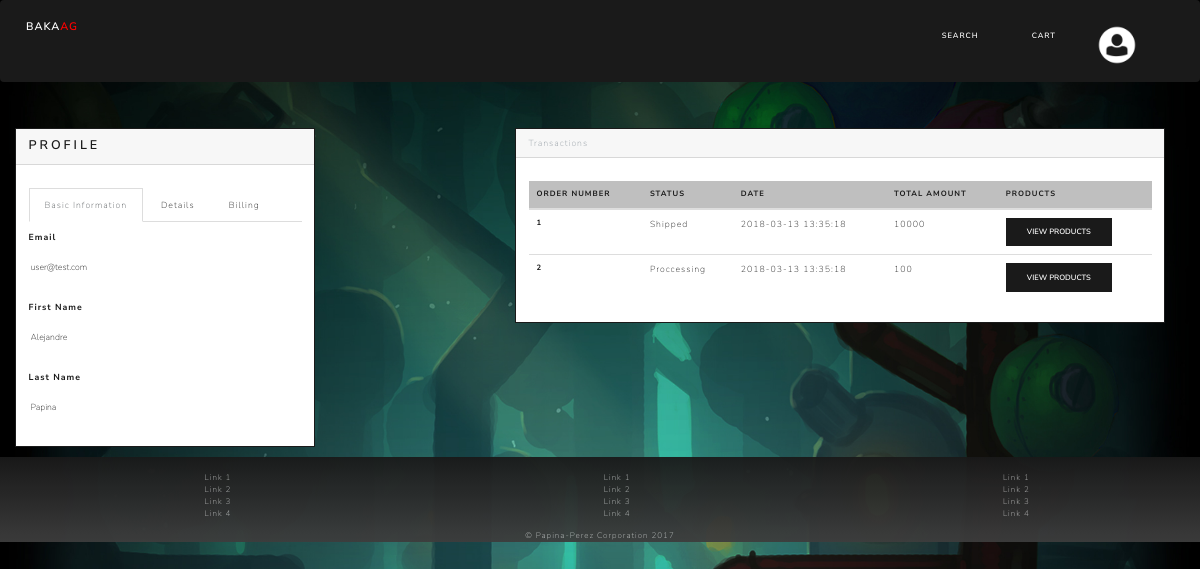
The app's page /viewprofile.php (signed in) with its own data.
### tables this page shows
CREATE TABLE `account` (
  `acc_id` int(9) NOT NULL,
  `acc_email` varchar(700) NOT NULL,
  `acc_pass` varchar(700) NOT NULL,
  `acc_fname` varchar(32) NOT NULL,
  `acc_lname` varchar(32) NOT NULL,
  `acc_type_id` int(11) NOT NULL
);

CREATE TABLE `orders` (
  `order_id` int(11) NOT NULL,
  `acc_id` int(11) NOT NULL,
  `order_total_amt` int(9) NOT NULL,
  `order_product_list` varchar(700) NOT NULL,
  `order_date` timestamp NOT NULL DEFAULT CURRENT_TIMESTAMP,
  `order_status_id` int(11) NOT NULL
);

CREATE TABLE `order_status` (
  `order_status_id` int(11) NOT NULL,
  `order_status_name` varchar(32) NOT NULL
);

### viewprofile.php (the view, shortened to what this page needs)
<?php
include_once("backend/connection.php");
include_once("header.php");
$sql ="SELECT* FROM account,account_details,account_billing,account_address WHERE account.acc_id='".$_SESSION['acc_id']."' AND account.acc_id=account_details.acc_id AND account.acc_id=account_billing.acc_id AND account.acc_id=account_address.acc_id";
$result = $conn->query($sql);
$row = $result->fetch_assoc();
?>
<!DOCTYPE html>
<html>
<head>
	<link rel="stylesheet" type="text/css" href="css/bootstrap.css">
	<link rel="stylesheet" type="text/css" href="css/admin/css/bootstrap.css">
	<link rel="stylesheet" type="text/css" href="css/style_global.css">
</head>
<body>
<br><br>
<div class="container-fluid">
<div class="row container-center">
	<div class="col-lg-5">
	<div class="bs-component">
	<div class="card border-primary mb-3" style="max-width: 30rem;">
  <div class="card-header"><h4>Profile</h4></div>
  <div class="card-body text-primary">
    <p class="card-text">
      <ul class="nav nav-tabs">
        <li class="nav-item">
          <a class="nav-link active show" data-toggle="tab" href="#info">Basic Information</a>
        </li>
        <li class="nav-item">
          <a class="nav-link" data-toggle="tab" href="#details">Details</a>
        </li>
        <li class="nav-item">
          <a class="nav-link" data-toggle="tab" href="#billing">Billing</a>
        </li>
      </ul>
      <div id="myTabContent" class="tab-content">
        <div class="tab-pane fade active show" id="info">
          <div class="form-group row">
            <label for="acc_email" class="col-sm-4 col-form-label">Email</label>
            <div class="col-sm-10">
              <input type="text" readonly="" class="form-control-plaintext" id="acc_email" value="<?php echo $row['acc_email'];?>">
            </div>
          </div>
           <div class="form-group row">
            <label for="acc_fname" class="col-sm-4 col-form-label">First Name</label>
            <div class="col-sm-10">
              <input type="text" readonly="" class="form-control-plaintext" id="acc_fname" value="<?php echo $row['acc_fname'];?>">
            </div>
          </div>
            <div class="form-group row">
            <label for="acc_lname" class="col-sm-4 col-form-label">Last Name</label>
            <div class="col-sm-10">
              <input type="text" readonly="" class="form-control-plaintext" id="acc_lname" value="<?php echo $row['acc_lname'];?>">
            </div>
          </div>
        </div>
      </div>
    </p>
    </div>
  </div>
</div>
</div>
	<div class="col-lg-7 data-container">
	<div class="bs-component">
	<div class="card border-primary mb-3" style="max-width: 65rem;">
  <div class="card-header">Transactions</div>
  <div class="card-body text-primary">
    <p class="card-text">
        <table class="table table-hover">
          <thead>
            <tr class="table-primary">
              <th scope="col">Order Number</th>
              <th scope="col">Status</th>
              <th scope="col">Date</th>
              <th scope="col">Total Amount</th>
              <th scope="col">Products</th>
            </tr>
          </thead>
          <tbody>
            <?php
                $sql = "SELECT * FROM orders,order_status WHERE acc_id='".$_SESSION['acc_id']."' AND orders.order_status_id=order_status.order_status_id";
                $result = $conn->query($sql);
                while($row = $result->fetch_assoc()){
                  echo '
                      <tr>
                        <th scope="row">'.$row['order_id'].'</th>
                        <td>'.$row['order_status_name'].'</td>
                        <td>'.$row['order_date'].'</td>
                        <td>'.$row['order_total_amt'].'</td>
                        <td><button type="button" class="btn btn-primary" data-toggle="modal" data-target="#prodlist-modal-'.$row['order_id'].'">View products</button></td>
                        <div class="modal" id="prodlist-modal-'.$row['order_id'].'">
                          <div class="modal-dialog" role="document">
                            <div class="modal-content">
                              <div class="modal-header">
                                <h5 class="modal-title">Order Number:'.$row['order_id'].'</h5>
                                <button type="button" class="close" data-dismiss="modal" aria-label="Close">
                                  <span aria-hidden="true">&times;</span>
                                </button>
                              </div>
                              <div class="modal-body">';
                              echo' </div>
                              <div class="modal-footer">
                                <button type="button" class="btn btn-secondary" data-dismiss="modal">Close</button>
                              </div>
                            </div>
                          </div>
                        </div>
                      </tr>
                      ';
                }
            ?>
          </tbody>
        </table>
    </p>
    </div>
  </div>
</div>
</div>
</div>
</div>
</body>
</html>
<?php
	include_once("footer.php");
?>

### css/style_global.css (style rules this page uses)
body { margin: 0; padding: 0; background-image: url("../img/background.jpg"); background-attachment: fixed; background-position: center; background-repeat: no-repeat; background-size: cover; }

### records on screen
account: acc_email "user@test.com", acc_fname "Alejandre", acc_lname "Papina"
orders: order_id "1", order_status.order_status_name "Shipped", order_date "2018-03-13 13:35:18", order_total_amt "10000"
orders: order_id "2", order_status.order_status_name "Proccessing", order_date "2018-03-13 13:35:18", order_total_amt "100"
